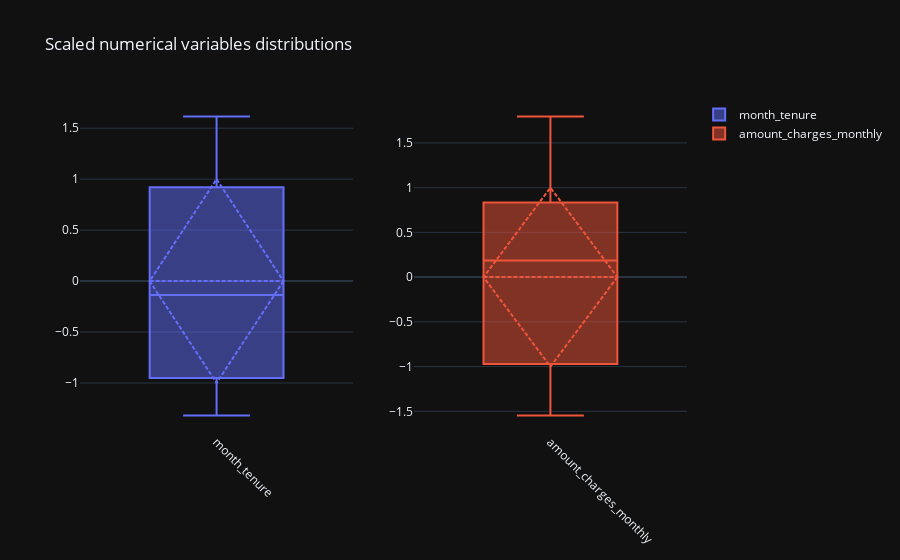

The cell this chart's notebook holds for it:
### Code cell
import plotly.graph_objects as go 
from plotly.subplots import make_subplots 

n_col = len(num_columns)
col_width = [1/n_col for i in range(n_col)]
col_spec = [{"type": "bar"} for i in range(n_col)]

fig = make_subplots(
    rows=1,
    cols=n_col,
    column_widths=col_width,
    specs=[col_spec]
)

for i in range(n_col):
    col = num_columns[i]
    fig.add_trace(go.Box(y=df_scaled[col], name=col, boxmean="sd"), row=1, col=i+1)

fig.update_layout(title="Scaled numerical variables distributions", template="plotly_dark")
fig.update_xaxes(tickangle=45)
fig.show()

### Figure 1 — Plotly figure (JSON) as saved in the notebook; plotly's stock layout.template omitted (floating-point values rounded to 4 significant figures; data arrays with more than 128 entries replaced by an {"elided": "..."} marker saying what was removed)
{"data": [{"boxmean": "sd", "name": "month_tenure", "type": "box", "xaxis": "x", "y": {"elided": "7043 float values"}, "yaxis": "y"}, {"boxmean": "sd", "name": "amount_charges_monthly", "type": "box", "xaxis": "x2", "y": {"elided": "7043 float values"}, "yaxis": "y2"}], "layout": {"title": {"text": "Scaled numerical variables distributions"}, "xaxis": {"anchor": "y", "domain": [0, 0.45], "tickangle": 45}, "xaxis2": {"anchor": "y2", "domain": [0.55, 1], "tickangle": 45}, "yaxis": {"anchor": "x", "domain": [0, 1]}, "yaxis2": {"anchor": "x2", "domain": [0, 1]}}}
